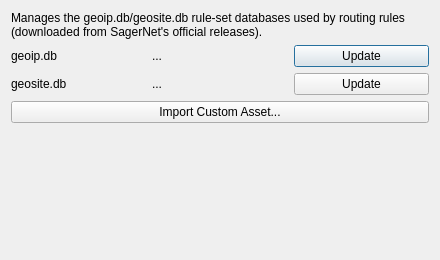
<?xml version="1.0" encoding="UTF-8"?>
<ui version="4.0">
 <class>DialogAssets</class>
 <widget class="QDialog" name="DialogAssets">
  <property name="geometry">
   <rect>
    <x>0</x>
    <y>0</y>
    <width>440</width>
    <height>260</height>
   </rect>
  </property>
  <property name="windowTitle">
   <string notr="true">Route Assets</string>
  </property>
  <layout class="QVBoxLayout" name="verticalLayout">
   <item>
    <widget class="QLabel" name="description">
     <property name="wordWrap">
      <bool>true</bool>
     </property>
     <property name="text">
      <string>Manages the geoip.db/geosite.db rule-set databases used by routing rules (downloaded from SagerNet's official releases).</string>
     </property>
    </widget>
   </item>
   <item>
    <layout class="QGridLayout" name="gridLayout">
     <item row="0" column="0">
      <widget class="QLabel" name="geoip_label">
       <property name="text">
        <string notr="true">geoip.db</string>
       </property>
      </widget>
     </item>
     <item row="0" column="1">
      <widget class="QLabel" name="geoip_status">
       <property name="text">
        <string notr="true">...</string>
       </property>
      </widget>
     </item>
     <item row="0" column="2">
      <widget class="QPushButton" name="update_geoip">
       <property name="text">
        <string>Update</string>
       </property>
      </widget>
     </item>
     <item row="1" column="0">
      <widget class="QLabel" name="geosite_label">
       <property name="text">
        <string notr="true">geosite.db</string>
       </property>
      </widget>
     </item>
     <item row="1" column="1">
      <widget class="QLabel" name="geosite_status">
       <property name="text">
        <string notr="true">...</string>
       </property>
      </widget>
     </item>
     <item row="1" column="2">
      <widget class="QPushButton" name="update_geosite">
       <property name="text">
        <string>Update</string>
       </property>
      </widget>
     </item>
    </layout>
   </item>
   <item>
    <widget class="QPushButton" name="import_button">
     <property name="text">
      <string>Import Custom Asset...</string>
     </property>
    </widget>
   </item>
   <item>
    <spacer name="verticalSpacer">
     <property name="orientation">
      <enum>Qt::Vertical</enum>
     </property>
     <property name="sizeHint" stdset="0">
      <size>
       <width>20</width>
       <height>40</height>
      </size>
     </property>
    </spacer>
   </item>
  </layout>
 </widget>
 <resources/>
 <connections/>
</ui>
